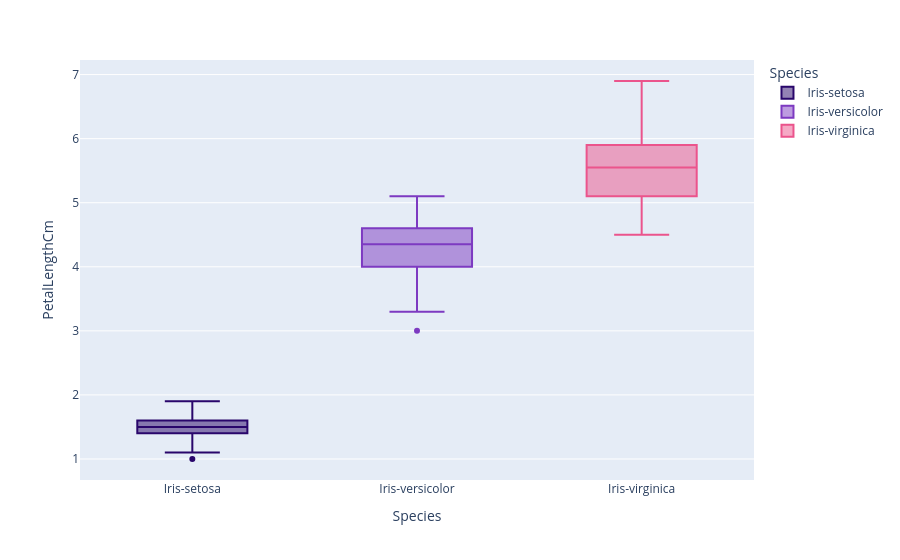

The notebook cell saved with this chart:
### Markdown cell above
Petal-Length¶

### Code cell
fig = px.box(data_frame=iris, x='Species',y='PetalLengthCm',color='Species',color_discrete_sequence=['#29066B','#7D3AC1','#EB548C'],orientation='v')
fig.show()

### Figure 1 — Plotly figure (JSON) as saved in the notebook; plotly's stock layout.template omitted (floating-point values rounded to 4 significant figures)
{"data": [{"alignmentgroup": "True", "hovertemplate": "Species=%{x}<br>PetalLengthCm=%{y}<extra></extra>", "legendgroup": "Iris-setosa", "marker": {"color": "#29066B"}, "name": "Iris-setosa", "notched": false, "offsetgroup": "Iris-setosa", "orientation": "v", "showlegend": true, "type": "box", "x": ["Iris-setosa", "Iris-setosa", "Iris-setosa", "Iris-setosa", "Iris-setosa", "Iris-setosa", "Iris-setosa", "Iris-setosa", "Iris-setosa", "Iris-setosa", "Iris-setosa", "Iris-setosa", "Iris-setosa", "Iris-setosa", "Iris-setosa", "Iris-setosa", "Iris-setosa", "Iris-setosa", "Iris-setosa", "Iris-setosa", "Iris-setosa", "Iris-setosa", "Iris-setosa", "Iris-setosa", "Iris-setosa", "Iris-setosa", "Iris-setosa", "Iris-setosa", "Iris-setosa", "Iris-setosa", "Iris-setosa", "Iris-setosa", "Iris-setosa", "Iris-setosa", "Iris-setosa", "Iris-setosa", "Iris-setosa", "Iris-setosa", "Iris-setosa", "Iris-setosa", "Iris-setosa", "Iris-setosa", "Iris-setosa", "Iris-setosa", "Iris-setosa", "Iris-setosa", "Iris-setosa", "Iris-setosa", "Iris-setosa", "Iris-setosa"], "x0": " ", "xaxis": "x", "y": [1.4, 1.4, 1.3, 1.5, 1.4, 1.7, 1.4, 1.5, 1.4, 1.5, 1.5, 1.6, 1.4, 1.1, 1.2, 1.5, 1.3, 1.4, 1.7, 1.5, 1.7, 1.5, 1.0, 1.7, 1.9, 1.6, 1.6, 1.5, 1.4, 1.6, 1.6, 1.5, 1.5, 1.4, 1.5, 1.2, 1.3, 1.5, 1.3, 1.5, 1.3, 1.3, 1.3, 1.6, 1.9, 1.4, 1.6, 1.4, 1.5, 1.4], "y0": " ", "yaxis": "y"}, {"alignmentgroup": "True", "hovertemplate": "Species=%{x}<br>PetalLengthCm=%{y}<extra></extra>", "legendgroup": "Iris-versicolor", "marker": {"color": "#7D3AC1"}, "name": "Iris-versicolor", "notched": false, "offsetgroup": "Iris-versicolor", "orientation": "v", "showlegend": true, "type": "box", "x": ["Iris-versicolor", "Iris-versicolor", "Iris-versicolor", "Iris-versicolor", "Iris-versicolor", "Iris-versicolor", "Iris-versicolor", "Iris-versicolor", "Iris-versicolor", "Iris-versicolor", "Iris-versicolor", "Iris-versicolor", "Iris-versicolor", "Iris-versicolor", "Iris-versicolor", "Iris-versicolor", "Iris-versicolor", "Iris-versicolor", "Iris-versicolor", "Iris-versicolor", "Iris-versicolor", "Iris-versicolor", "Iris-versicolor", "Iris-versicolor", "Iris-versicolor", "Iris-versicolor", "Iris-versicolor", "Iris-versicolor", "Iris-versicolor", "Iris-versicolor", "Iris-versicolor", "Iris-versicolor", "Iris-versicolor", "Iris-versicolor", "Iris-versicolor", "Iris-versicolor", "Iris-versicolor", "Iris-versicolor", "Iris-versicolor", "Iris-versicolor", "Iris-versicolor", "Iris-versicolor", "Iris-versicolor", "Iris-versicolor", "Iris-versicolor", "Iris-versicolor", "Iris-versicolor", "Iris-versicolor", "Iris-versicolor", "Iris-versicolor"], "x0": " ", "xaxis": "x", "y": [4.7, 4.5, 4.9, 4.0, 4.6, 4.5, 4.7, 3.3, 4.6, 3.9, 3.5, 4.2, 4.0, 4.7, 3.6, 4.4, 4.5, 4.1, 4.5, 3.9, 4.8, 4.0, 4.9, 4.7, 4.3, 4.4, 4.8, 5.0, 4.5, 3.5, 3.8, 3.7, 3.9, 5.1, 4.5, 4.5, 4.7, 4.4, 4.1, 4.0, 4.4, 4.6, 4.0, 3.3, 4.2, 4.2, 4.2, 4.3, 3.0, 4.1], "y0": " ", "yaxis": "y"}, {"alignmentgroup": "True", "hovertemplate": "Species=%{x}<br>PetalLengthCm=%{y}<extra></extra>", "legendgroup": "Iris-virginica", "marker": {"color": "#EB548C"}, "name": "Iris-virginica", "notched": false, "offsetgroup": "Iris-virginica", "orientation": "v", "showlegend": true, "type": "box", "x": ["Iris-virginica", "Iris-virginica", "Iris-virginica", "Iris-virginica", "Iris-virginica", "Iris-virginica", "Iris-virginica", "Iris-virginica", "Iris-virginica", "Iris-virginica", "Iris-virginica", "Iris-virginica", "Iris-virginica", "Iris-virginica", "Iris-virginica", "Iris-virginica", "Iris-virginica", "Iris-virginica", "Iris-virginica", "Iris-virginica", "Iris-virginica", "Iris-virginica", "Iris-virginica", "Iris-virginica", "Iris-virginica", "Iris-virginica", "Iris-virginica", "Iris-virginica", "Iris-virginica", "Iris-virginica", "Iris-virginica", "Iris-virginica", "Iris-virginica", "Iris-virginica", "Iris-virginica", "Iris-virginica", "Iris-virginica", "Iris-virginica", "Iris-virginica", "Iris-virginica", "Iris-virginica", "Iris-virginica", "Iris-virginica", "Iris-virginica", "Iris-virginica", "Iris-virginica", "Iris-virginica", "Iris-virginica", "Iris-virginica", "Iris-virginica"], "x0": " ", "xaxis": "x", "y": [6.0, 5.1, 5.9, 5.6, 5.8, 6.6, 4.5, 6.3, 5.8, 6.1, 5.1, 5.3, 5.5, 5.0, 5.1, 5.3, 5.5, 6.7, 6.9, 5.0, 5.7, 4.9, 6.7, 4.9, 5.7, 6.0, 4.8, 4.9, 5.6, 5.8, 6.1, 6.4, 5.6, 5.1, 5.6, 6.1, 5.6, 5.5, 4.8, 5.4, 5.6, 5.1, 5.1, 5.9, 5.7, 5.2, 5.0, 5.2, 5.4, 5.1], "y0": " ", "yaxis": "y"}], "layout": {"boxmode": "overlay", "legend": {"title": {"text": "Species"}, "tracegroupgap": 0}, "margin": {"t": 60}, "xaxis": {"anchor": "y", "categoryarray": ["Iris-setosa", "Iris-versicolor", "Iris-virginica"], "categoryorder": "array", "domain": [0, 1], "title": {"text": "Species"}}, "yaxis": {"anchor": "x", "domain": [0, 1], "title": {"text": "PetalLengthCm"}}}}
